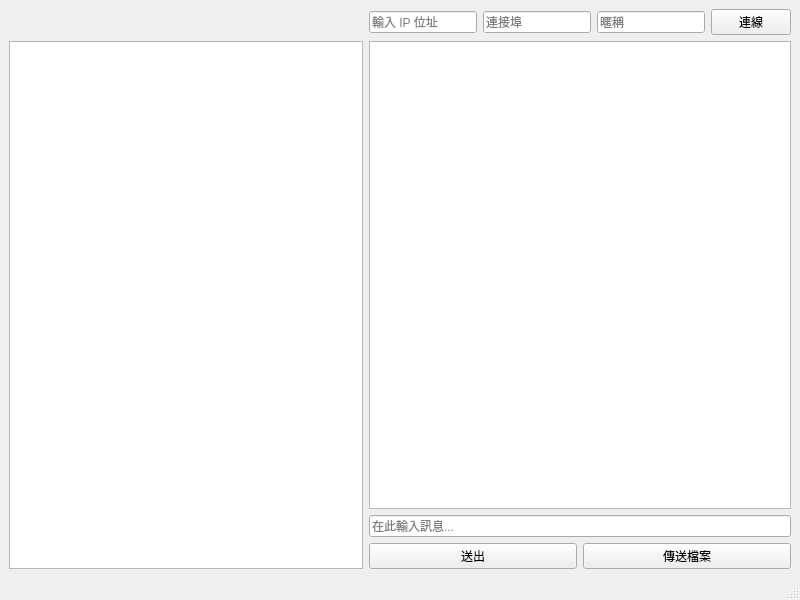
<?xml version="1.0" encoding="UTF-8"?>
<ui version="4.0">
 <class>ChatClient</class>
 <widget class="QMainWindow" name="ChatClient">
  <property name="geometry">
   <rect>
    <x>0</x>
    <y>0</y>
    <width>800</width>
    <height>600</height>
   </rect>
  </property>
  <property name="windowTitle">
   <string>ChatClient</string>
  </property>
  <widget class="QWidget" name="centralwidget">
   <layout class="QGridLayout" name="gridLayout">
    <item row="1" column="2">
     <layout class="QVBoxLayout" name="verticalLayout">
      <item>
       <widget class="QListWidget" name="chatDisplay"/>
      </item>
      <item>
       <widget class="QLineEdit" name="msgEdit">
        <property name="placeholderText">
         <string>在此輸入訊息...</string>
        </property>
       </widget>
      </item>
      <item>
       <layout class="QHBoxLayout" name="horizontalLayout_2">
        <item>
         <widget class="QPushButton" name="sendBtn">
          <property name="text">
           <string>送出</string>
          </property>
         </widget>
        </item>
        <item>
         <widget class="QPushButton" name="fileBtn">
          <property name="text">
           <string>傳送檔案</string>
          </property>
         </widget>
        </item>
       </layout>
      </item>
     </layout>
    </item>
    <item row="0" column="2">
     <layout class="QHBoxLayout" name="horizontalLayout">
      <item>
       <widget class="QLineEdit" name="ipEdit">
        <property name="placeholderText">
         <string>輸入 IP 位址</string>
        </property>
       </widget>
      </item>
      <item>
       <widget class="QLineEdit" name="Port">
        <property name="placeholderText">
         <string>連接埠</string>
        </property>
       </widget>
      </item>
      <item>
       <widget class="QLineEdit" name="nameEdit">
        <property name="placeholderText">
         <string>暱稱</string>
        </property>
       </widget>
      </item>
      <item>
       <widget class="QPushButton" name="connectBtn">
        <property name="text">
         <string>連線</string>
        </property>
       </widget>
      </item>
     </layout>
    </item>
    <item row="1" column="1">
     <widget class="QListWidget" name="userList"/>
    </item>
   </layout>
  </widget>
  <widget class="QMenuBar" name="menubar">
   <property name="geometry">
    <rect>
     <x>0</x>
     <y>0</y>
     <width>800</width>
     <height>24</height>
    </rect>
   </property>
  </widget>
  <widget class="QStatusBar" name="statusbar"/>
 </widget>
 <resources/>
 <connections/>
</ui>
